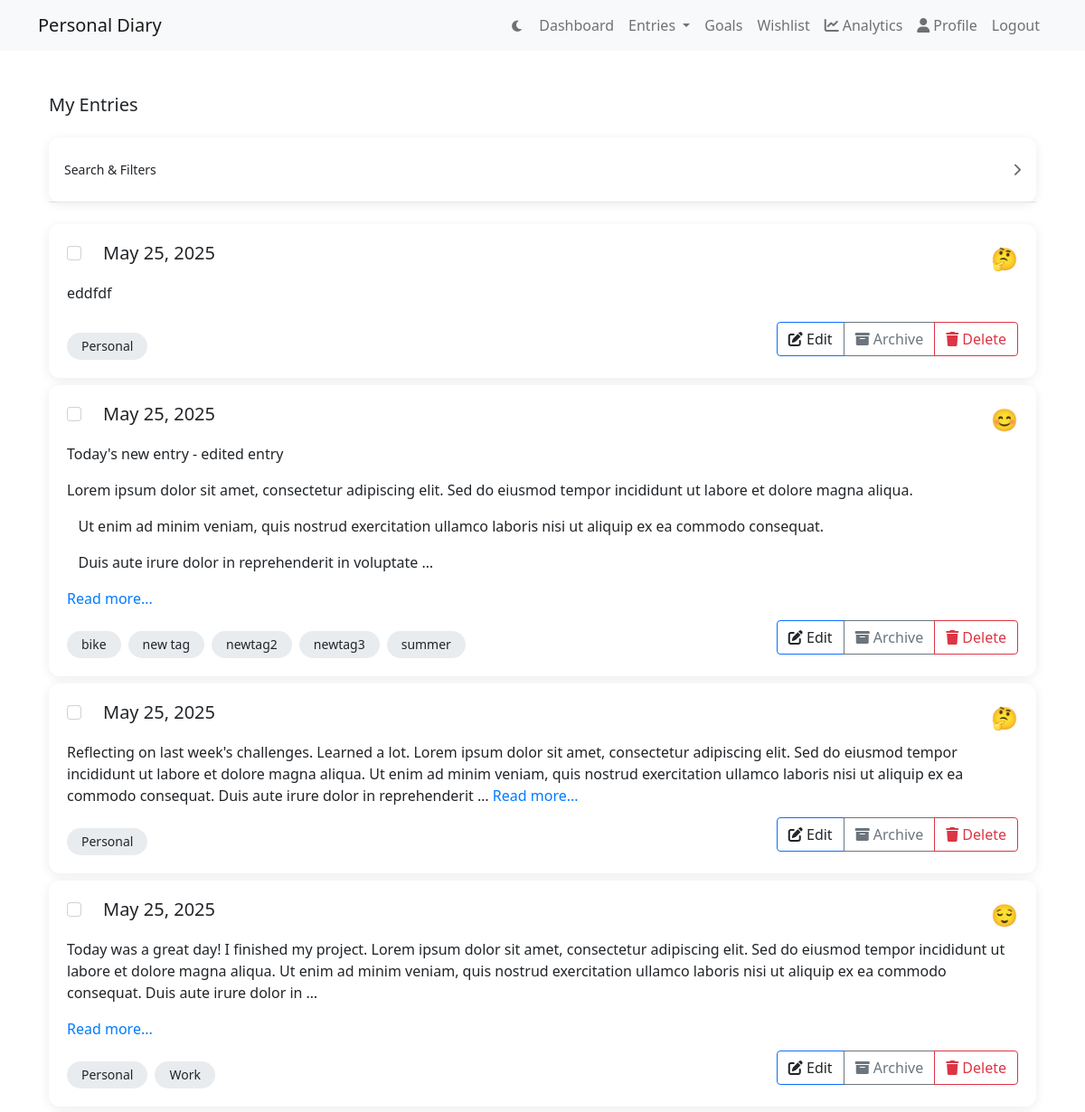
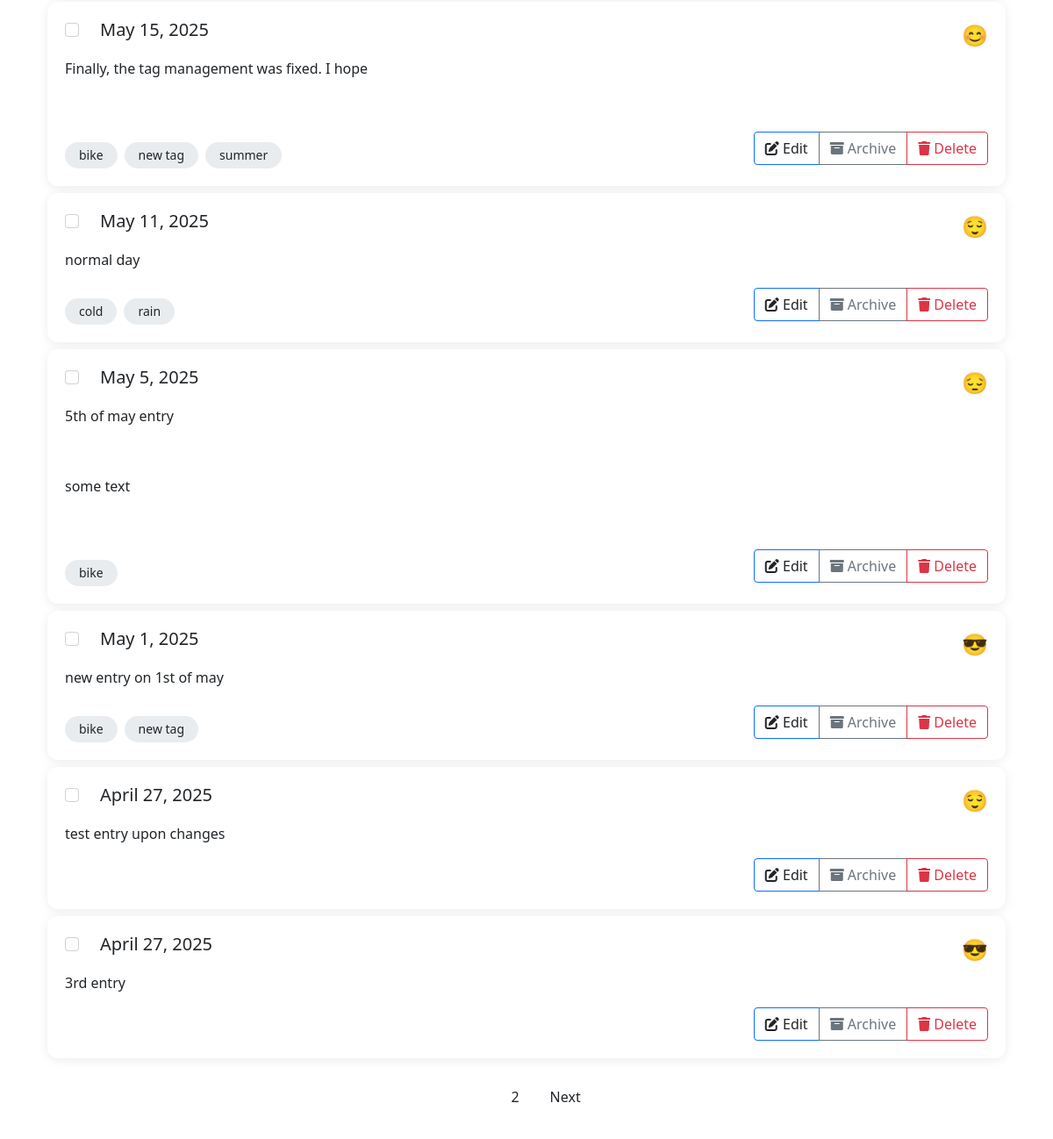
Page /entries/ (signed in) on the committed database (2 pictures, top to bottom).
### diary/models.py (models this page shows, shortened)
class Profile(models.Model):
    user = models.OneToOneField(User, on_delete=models.CASCADE)
    dark_mode = models.BooleanField(default=False)
    font_preference = models.CharField(max_length=50, default='default')
    enable_2fa = models.BooleanField(default=False)

class DiaryEntry(models.Model):
    STATUS_CHOICES = [
        ('active', 'Active'),
        ('archived', 'Archived'),
        ('trash', 'Trash')
    ]
    user = models.ForeignKey(User, on_delete=models.CASCADE)
    content = models.TextField()
    emoji_of_day = models.CharField(max_length=50, blank=True)
    created_at = models.DateTimeField(auto_now_add=True)
    tags = models.ManyToManyField('Tag', blank=True)
    daily_mood = models.ForeignKey(
        DailyMood,
        on_delete=models.SET_NULL,
        null=True,
        blank=True,
        related_name='entries'
    )
    is_autosave = models.BooleanField(default=False)
    status = models.CharField(
        max_length=10,
        choices=STATUS_CHOICES,
        default='active'
    )
    deleted_at = models.DateTimeField(null=True, blank=True)

class Tag(models.Model):
    user = models.ForeignKey(User, on_delete=models.CASCADE)
    name = models.CharField(max_length=50)
    created_at = models.DateTimeField(auto_now_add=True)
    class Meta:
        unique_together = ['user', 'name']
        ordering = ['name']

### diary/views.py (the view)
# urls.py: path('entries/', views.entries_list, name='entries-list'),
@login_required
def entries_list(request):
    view_type = request.GET.get('view_type', 'active')
    entries = DiaryEntry.objects.filter(user=request.user).prefetch_related('tags')
    if view_type == 'trash':
        entries = DiaryEntry.objects.filter(user=request.user, status='trash')
    elif view_type == 'archive':
        entries = DiaryEntry.objects.filter(user=request.user, status='archived')
    else:
        entries = DiaryEntry.objects.filter(user=request.user, status='active')
    search_query = request.GET.get('search', '')
    if search_query:
        entries = entries.filter(
            Q(content__icontains=search_query) |
            Q(tags__name__icontains=search_query)
        ).distinct()
    date_from = request.GET.get('date_from')
    date_to = request.GET.get('date_to')
    if date_from:
        entries = entries.filter(created_at__gte=date_from)
    if date_to:
        entries = entries.filter(created_at__lte=date_to)
    selected_tags = request.GET.getlist('tags')
    if selected_tags:
        entries = entries.filter(tags__id__in=selected_tags).distinct()
    sort = request.GET.get('sort', '-created_at')
    entries = entries.order_by(sort)
    paginator = Paginator(entries, 10)  # Show 10 entries per page
    page_number = request.GET.get('page')
    page_obj = paginator.get_page(page_number)
    context = {
        'entries': page_obj,
        'view_type': view_type,
        'search_query': search_query,
        'sort': sort,
        'selected_tags': selected_tags,
        'all_tags': Tag.objects.filter(user=request.user),
        'date_from': date_from,
        'date_to': date_to,
    }
    return render(request, 'diary/entries_list.html', context)

### diary/templates/diary/entries_list.html (shortened to what this page needs)
{% extends "diary/layout.html" %}
{% block content %}
<div class="container py-4">
    <h1 class="h5 mb-4">
        {% if view_type == 'archive' %}
            Archive
        {% elif view_type == 'trash' %}
            Trash
        {% else %}
            My Entries
        {% endif %}
    </h1>
    <div class="card mb-4">
        <div class="card-header">
            <button class="btn btn-link w-100 text-start d-flex justify-content-between align-items-center"
                    type="button"
                    data-bs-toggle="collapse"
                    data-bs-target="#searchControls"
                    aria-expanded="false"
                    aria-controls="searchControls">
                <span>Search & Filters</span>
                <i class="fas fa-chevron-right"></i>
            </button>
        </div>
    </div>
    {% if entries %}
        {% for entry in entries %}
            <div class="card mb-3 entry-card">
                <div class="card-body">
                    <div class="d-flex justify-content-between align-items-start mb-2">
                        <div class="d-flex align-items-center">
                            <div class="entry-checkbox me-3">
                                <input type="checkbox" class="form-check-input entry-select"
                                       data-entry-id="{{ entry.pk }}">
                            </div>
                            <a href="{% url 'entry-detail' pk=entry.pk %}" class="text-decoration-none">
                                <h5 class="card-title mb-0">{{ entry.created_at|date:"F j, Y" }}</h5>
                            </a>
                        </div>
                        <div>
                            {% if entry.emoji_of_day %}
                                <span class="fs-4">{{ entry.emoji_of_day }}</span>
                            {% endif %}
                        </div>
                    </div>
                    <div class="card-text mb-3">
                        <a href="{% url 'entry-detail' pk=entry.pk %}" class="text-decoration-none">
                            {{ entry.content|safe|truncatewords_html:50 }}
                            {% if entry.content|length > 300 %}
                                <span class="text-primary">Read more...</span>
                            {% endif %}
                        </a>
                    </div>
                    <div class="d-flex justify-content-between align-items-center">
                        <div class="tags">
                            {% if entry.tags.all %}
                                {% for tag in entry.tags.all %}
                                    <span class="badge bg-tag">{{ tag.name }}</span>
                                {% endfor %}
                            {% endif %}
                        </div>
                        <div class="btn-group" role="group" onclick="event.preventDefault(); event.stopPropagation()">
                            {% if view_type == 'trash' %}
                                <button class="btn btn-outline-success" onclick="restoreEntry({{ entry.pk }})">
                                    <i class="fas fa-undo"></i> Restore
                                </button>
                                <button class="btn btn-outline-danger" onclick="permanentlyDeleteEntry({{ entry.pk }})">
                                    <i class="fas fa-times"></i> Delete Permanently
                                </button>
                            {% elif view_type == 'archive' %}
                                <button class="btn btn-outline-success" onclick="unarchiveEntry({{ entry.pk }})">
                                    <i class="fas fa-box-open"></i> Unarchive
                                </button>
                            {% else %}
                                <a href="{% url 'entry-edit' pk=entry.pk %}" class="btn btn-outline-primary" onclick="event.preventDefault(); event.stopPropagation(); window.location.href=this.href;">
                                    <i class="fas fa-edit"></i> Edit
                                </a>
                                <button class="btn btn-outline-secondary" onclick="archiveEntry({{ entry.pk }})">
                                    <i class="fas fa-archive"></i> Archive
                                </button>
                                <button class="btn btn-outline-danger" onclick="trashEntry({{ entry.pk }})">
                                    <i class="fas fa-trash"></i> Delete
                                </button>
                            {% endif %}
                        </div>
                    </div>
                </div>
            </div>
        {% endfor %}
        {% if entries.has_other_pages %}
            <nav aria-label="Page navigation" class="mt-4">
                <ul class="pagination justify-content-center">
                    {% for num in entries.paginator.page_range %}
                        <li class="page-item {% if entries.number == num %}active{% endif %}">
                            <a class="page-link" href="?page={{ num }}{% if view_type %}&view_type={{ view_type }}{% endif %}">{{ num }}</a>
                        </li>
                    {% endfor %}
                    {% if entries.has_next %}
                        <li class="page-item">
                            <a class="page-link" href="?page={{ entries.next_page_number }}{% if view_type %}&view_type={{ view_type }}{% endif %}">Next</a>
                        </li>
                    {% endif %}
                </ul>
            </nav>
        {% endif %}
    {% else %}
        <div class="text-center py-5">
            <h4 class="text-muted">No entries found</h4>
            <a href="{% url 'entry-create' %}" class="btn btn-primary mt-3">Create New Entry</a>
        </div>
    {% endif %}
</div>
{% endblock %}

### diary/static/diary/css/style.css (style rules this page uses)
:root { --background-color: #ffffff; --text-color: #212529; --card-bg: #ffffff; --card-border: #dee2e6; --tag-bg: #e9ecef; --tag-color: #212529; --tag-selected-bg: #007bff; --tag-selected-color: #ffffff; --input-bg: #ffffff; --input-border: #ced4da; --header-bg: #f8f9fa; --header-border: #dee2e6; --tag-bg-dark: #2d3238; }
body { background-color: var(--background-color); color: var(--text-color); }
.card { background-color: var(--card-bg); border-color: var(--card-border); transition: background-color 0.3s, border-color 0.3s; }
.card-header { background-color: var(--header-bg); border-bottom: 1px solid var(--header-border); transition: background-color 0.3s, border-color 0.3s; }
.tags { display: flex; flex-wrap: wrap; gap: 0.5rem; margin-top: 1rem; }
.badge.bg-tag { background-color: var(--tag-bg); color: var(--text-color); padding: 0.5rem 1rem; font-size: 0.875rem; font-weight: 500; border-radius: 20px; transition: all 0.2s ease; }
.card, .navbar, .btn { transition: background-color 0.3s, border-color 0.3s, color 0.3s; }
.card-body a { color: inherit; transition: color 0.2s; }
.text-primary { color: var(--tag-selected-bg, #007bff) !important; }
.entry-card { transition: transform 0.2s, box-shadow 0.2s; }
.card-title, .card-text { color: var(--text-color); }
.entry-card .btn, .entry-card .badge { pointer-events: auto; }
.form-check-input { width: 1rem; height: 1rem; margin-right: 0.5rem; }
.btn-link { font-size: 0.875rem; padding: 0; }
.mb-3 { margin-bottom: 0.5rem !important; }
.btn-link i.fa-chevron-right { transition: transform 0.3s; }
.entry-checkbox { opacity: 0.7; transition: opacity 0.2s ease; }

### diary/templates/diary/entries_list.html (style rules this page uses)
.card { border: none; border-radius: 12px; box-shadow: 0 2px 12px rgba(0, 0, 0, 0.08); transition: all 0.3s ease; }
.card-header { background: transparent; border-bottom: 1px solid var(--border-color, rgba(0, 0, 0, 0.08)); padding: 1rem; }
.card-body { padding: 1.25rem; }
.btn-link { text-decoration: none; color: var(--text-color); font-weight: 500; padding: 0.5rem 0; }
.btn-link i.fa-chevron-right { transition: transform 0.3s ease; opacity: 0.7; }
.entry-card { border-radius: 12px; overflow: hidden; transition: transform 0.3s ease, box-shadow 0.3s ease; }
.badge { padding: 0.5rem 0.75rem; border-radius: 6px; font-weight: 500; font-size: 0.8125rem; }
.pagination { gap: 0.25rem; }
.page-link { border: none; padding: 0.5rem 1rem; border-radius: 6px; color: var(--text-color); }
.page-item.active .page-link { background-color: var(--primary); font-weight: 500; }
:root { --primary-rgb: 13, 110, 253; --border-color: rgba(0, 0, 0, 0.1); --bg-card: var(--bs-body-bg); --bg-input: var(--bs-body-bg); }

### rows in the picture
DiaryEntry: created_at "May 25, 2025", emoji_of_day "🤔", content "eddfdf"
Tag: name "Personal"
DiaryEntry: created_at "May 25, 2025", emoji_of_day "😊", content "Today's new entry - edited entry Lorem ipsum dolor sit amet, consectetur adipiscing elit. Sed do eiusmod tempor incididunt ut labore et dolore magna aliqua. Ut enim ad minim veniam, quis nostrud exercitation ullamco laboris nisi ut aliquip ex ea commodo consequat. Duis aute irure dolor in reprehenderit in voluptate …", shows "Read more..."
Tag: name "bike"
Tag: name "new tag"
Tag: name "newtag2"
Tag: name "newtag3"
Tag: name "summer"
DiaryEntry: created_at "May 25, 2025", emoji_of_day "🤔", content "Reflecting on last week's challenges. Learned a lot. Lorem ipsum dolor sit amet, consectetur adipiscing elit. Sed do eiusmod tempor incididunt ut labore et dolore magna aliqua. Ut enim ad minim veniam, quis nostrud exercitation ullamco laboris nisi ut aliquip ex ea commodo consequat. Duis aute irure dolor in reprehenderit …", shows "Read more..."
DiaryEntry: created_at "May 25, 2025", emoji_of_day "😌", content "Today was a great day! I finished my project. Lorem ipsum dolor sit amet, consectetur adipiscing elit. Sed do eiusmod tempor incididunt ut labore et dolore magna aliqua. Ut enim ad minim veniam, quis nostrud exercitation ullamco laboris nisi ut aliquip ex ea commodo consequat. Duis aute irure dolor in …", shows "Read more..."
Tag: name "Work"
DiaryEntry: created_at "May 15, 2025", emoji_of_day "😊", content "Finally, the tag management was fixed. I hope"
DiaryEntry: created_at "May 11, 2025", emoji_of_day "😌", content "normal day"
Tag: name "cold"
Tag: name "rain"
DiaryEntry: created_at "May 5, 2025", emoji_of_day "😔", content "5th of may entry some text"
DiaryEntry: created_at "May 1, 2025", emoji_of_day "😎", content "new entry on 1st of may"
DiaryEntry: created_at "April 27, 2025", emoji_of_day "😌", content "test entry upon changes"
DiaryEntry: created_at "April 27, 2025", emoji_of_day "😎", content "3rd entry"

### other values in the picture
{{ num }} "2"
